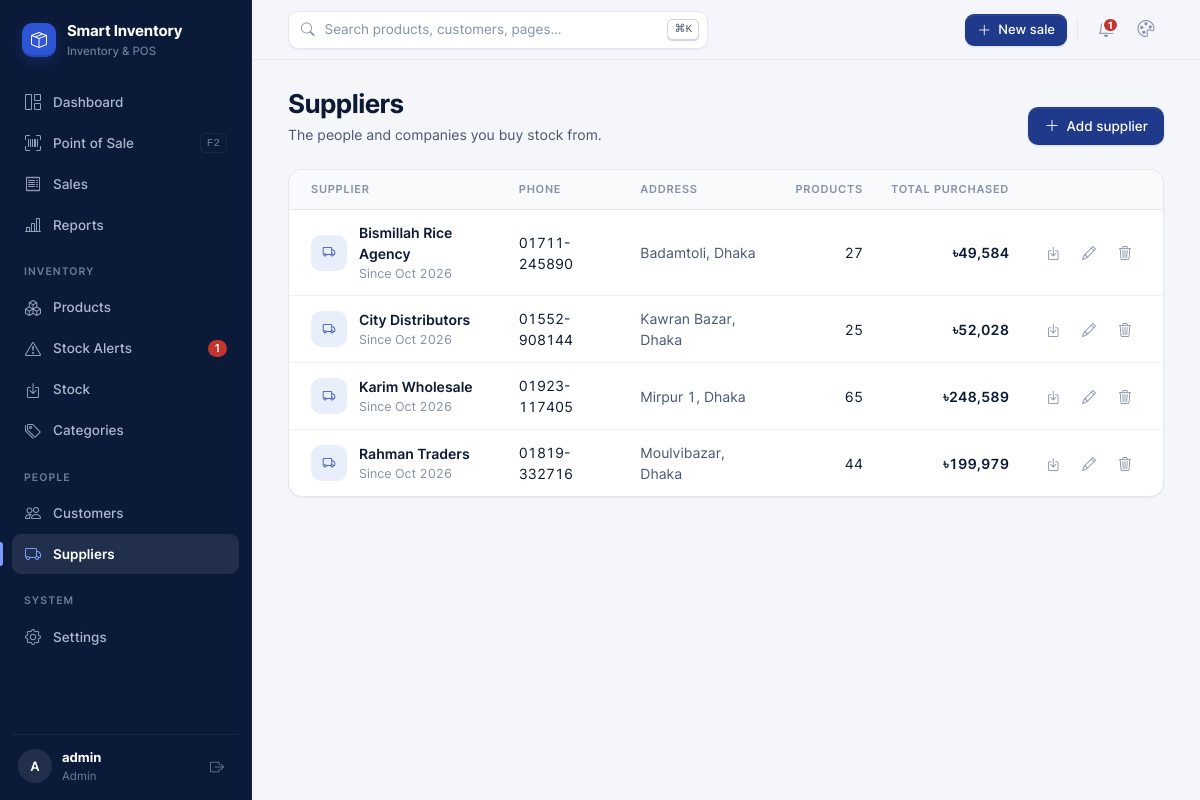
Page /suppliers/ (signed in) on the committed database.
### inventory/models.py (models this page shows, shortened)
class StoreSettings(models.Model):
    shop_name = models.CharField(max_length=120, default='Smart Inventory')
    address = models.CharField(max_length=255, blank=True)
    phone = models.CharField(max_length=40, blank=True)
    receipt_footer = models.CharField(max_length=255, default='Thank you for shopping with us!')
    default_low_stock = models.PositiveIntegerField('default low stock alert', default=5)
    reorder_cover_days = models.PositiveIntegerField(
        default=14, help_text='Reorder suggestions keep this many days of sales in stock.',
    )
    telegram_bot_token = models.CharField(max_length=120, blank=True)
    telegram_chat_id = models.CharField(max_length=60, blank=True)
    class Meta:
        verbose_name = 'store settings'
        verbose_name_plural = 'store settings'
    @classmethod
    def load(cls):
        obj, _ = cls.objects.get_or_create(pk=1)
        return obj

class Supplier(models.Model):
    name = models.CharField(max_length=150)
    phone = models.CharField(max_length=20, blank=True)
    address = models.CharField(max_length=255, blank=True)
    created_at = models.DateTimeField(auto_now_add=True)
    class Meta:
        ordering = ['name']

### inventory/views/people.py (the view)
# urls.py: path('suppliers/', views.supplier_list, name='supplier_list'),
@login_required
def supplier_list(request):
    purchases = (
        StockIn.objects.filter(supplier=OuterRef('pk'))
        .values('supplier')
        .annotate(total=Sum(ExpressionWrapper(F('unit_cost') * F('quantity'), output_field=MONEY)))
        .values('total')
    )
    suppliers = Supplier.objects.annotate(
        product_count=Count('products'),
        purchase_total=Subquery(purchases, output_field=MONEY),
    ).order_by('name')
    return render(request, 'inventory/supplier_list.html', {'suppliers': suppliers})

### inventory/context_processors.py (called while the page is built)
def nav_section(request):
    match = getattr(request, 'resolver_match', None)
    name = match.url_name if match else ''
    section = next((s for prefix, s in SECTIONS if name and name.startswith(prefix)), '')
    return {'nav_section': section}

def store(request):
    theme = request.COOKIES.get(THEME_COOKIE, 'navy')
    context = {
        'store': StoreSettings.load(),
        'theme': theme if theme in {t[0] for t in THEMES} else 'navy',
        'themes': THEMES,
    }
    if getattr(request, 'user', None) and request.user.is_authenticated:
        context['nav_low_stock'] = Product.objects.filter(quantity__lte=F('low_stock_threshold')).count()
    return context

### inventory/templatetags/ui.py (called while the page is built)
def _number(value):
    try:
        return Decimal(str(value if value is not None else 0))
    except (InvalidOperation, ValueError):
        return Decimal('0')

@register.filter
def money(value, places=2):
    amount = _number(value)
    text = f'{abs(amount):,.{int(places)}f}'
    return f'{"-" if amount < 0 else ""}৳{text}'

@register.filter
def money0(value):
    return money(value, 0)

### templates/inventory/supplier_list.html (shortened to what this page needs)
{% extends 'base.html' %}
{% load ui %}
{% block content %}
<div class="page-head">
  <div>
    <h1>Suppliers</h1>
    <p>The people and companies you buy stock from.</p>
  </div>
  <div class="actions">
    <a href="{% url 'supplier_create' %}" class="btn btn-primary"><i class="bi bi-plus-lg"></i> Add supplier</a>
  </div>
</div>
<div class="card">
  <div class="table-wrap">
    {% if suppliers %}
    <table class="table hover">
      <thead><tr><th>Supplier</th><th>Phone</th><th>Address</th><th class="text-right">Products</th><th class="text-right">Total purchased</th><th></th></tr></thead>
      <tbody>
        {% for s in suppliers %}
        <tr>
          <td>
            <div class="cell-with-thumb">
              <span class="thumb"><i class="bi bi-truck"></i></span>
              <div><div class="cell-title">{{ s.name }}</div><div class="cell-sub">Since {{ s.created_at|date:"M Y" }}</div></div>
            </div>
          </td>
          <td>{{ s.phone|default:"—" }}</td>
          <td class="text-2">{{ s.address|default:"—" }}</td>
          <td class="text-right">{{ s.product_count }}</td>
          <td class="text-right strong">{{ s.purchase_total|default:0|money0 }}</td>
          <td class="cell-actions">
            <a href="{% url 'stock' %}?tab=in" class="icon-btn" title="Receive stock" aria-label="Receive stock"><i class="bi bi-box-arrow-in-down"></i></a>
            <a href="{% url 'supplier_update' s.pk %}" class="icon-btn" title="Edit" aria-label="Edit"><i class="bi bi-pencil"></i></a>
            <a href="{% url 'supplier_delete' s.pk %}" class="icon-btn danger" title="Delete" aria-label="Delete"><i class="bi bi-trash3"></i></a>
          </td>
        </tr>
        {% endfor %}
      </tbody>
    </table>
    {% endif %}
  </div>
</div>
{% endblock %}

### templates/base.html (shortened to what this page needs)
{% load static %}
<!DOCTYPE html>
<html lang="en" data-theme="{{ theme }}">
<head>
  <link rel="stylesheet" href="{% static 'vendor/inter/inter.css' %}">
  <link rel="stylesheet" href="{% static 'vendor/bootstrap-icons/bootstrap-icons.min.css' %}">
  <link rel="stylesheet" href="{% static 'css/style.css' %}">
</head>
<body>
<div class="app">
  <aside class="sidebar" id="sidebar">
    <a href="{% url 'dashboard' %}" class="brand">
      <span class="brand-mark"><i class="bi bi-box-seam"></i></span>
      <span class="ellipsis">{{ store.shop_name }}<small>Inventory &amp; POS</small></span>
    </a>
    <nav class="nav">
      <a href="{% url 'dashboard' %}" class="{% if nav_section == 'dashboard' %}active{% endif %}"><i class="bi bi-grid-1x2"></i> Dashboard</a>
      <a href="{% url 'pos' %}" class="{% if nav_section == 'pos' %}active{% endif %}"><i class="bi bi-upc-scan"></i> Point of Sale <kbd class="kbd-hint">F2</kbd></a>
      <a href="{% url 'order_list' %}" class="{% if nav_section == 'sales' %}active{% endif %}"><i class="bi bi-receipt"></i> Sales</a>
      <a href="{% url 'report' %}" class="{% if nav_section == 'reports' %}active{% endif %}"><i class="bi bi-bar-chart-line"></i> Reports</a>
      <div class="nav-label">Inventory</div>
      <a href="{% url 'product_list' %}" class="{% if nav_section == 'products' %}active{% endif %}"><i class="bi bi-boxes"></i> Products</a>
      <a href="{% url 'alert_list' %}" class="{% if nav_section == 'alerts' %}active{% endif %}">
        <i class="bi bi-exclamation-triangle"></i> Stock Alerts
        {% if nav_low_stock %}<span class="count" title="{{ nav_low_stock }} low or out of stock">{{ nav_low_stock }}</span>{% endif %}
      </a>
      <a href="{% url 'stock' %}" class="{% if nav_section == 'stock' %}active{% endif %}"><i class="bi bi-box-arrow-in-down"></i> Stock</a>
      <a href="{% url 'category_list' %}" class="{% if nav_section == 'categories' %}active{% endif %}"><i class="bi bi-tags"></i> Categories</a>
      <div class="nav-label">People</div>
      <a href="{% url 'customer_list' %}" class="{% if nav_section == 'customers' %}active{% endif %}"><i class="bi bi-people"></i> Customers</a>
      <a href="{% url 'supplier_list' %}" class="{% if nav_section == 'suppliers' %}active{% endif %}"><i class="bi bi-truck"></i> Suppliers</a>
      <div class="nav-label">System</div>
      <a href="{% url 'settings' %}" class="{% if nav_section == 'settings' %}active{% endif %}"><i class="bi bi-gear"></i> Settings</a>
    </nav>
    <div class="sidebar-footer">
      <a href="{% url 'settings' %}?tab=account" class="avatar" title="My account">{{ request.user.get_full_name|default:request.user.username|slice:":1" }}</a>
      <div class="who">
        <strong class="ellipsis">{{ request.user.get_full_name|default:request.user.username }}</strong>
        <span>{% if request.user.is_superuser %}Admin{% else %}Staff{% endif %}</span>
      </div>
      <form method="post" action="{% url 'logout' %}">
        <button type="submit" class="icon-btn" title="Sign out" aria-label="Sign out"><i class="bi bi-box-arrow-right"></i></button>
      </form>
    </div>
  </aside>
  <main class="main">
    <header class="topbar">
      <button type="button" class="search-trigger" data-cmdk aria-label="Search">
        <i class="bi bi-search"></i>
        <span>Search products, customers, pages…</span>
        <kbd>⌘K</kbd>
      </button>
      <div class="topbar-actions">
        <a href="{% url 'pos' %}" class="btn btn-primary btn-sm hide-sm"><i class="bi bi-plus-lg"></i> New sale</a>
        <a href="{% url 'alert_list' %}" class="icon-btn" title="Stock alerts" aria-label="Stock alerts">
          {% if nav_low_stock %}<span class="dot-badge">{{ nav_low_stock }}</span>{% endif %}
        </a>
        <div class="menu" id="themeMenu">
          <button type="button" class="icon-btn" data-menu-toggle title="Theme" aria-label="Change theme" aria-haspopup="true">
            <i class="bi {% if theme == 'midnight' %}bi-moon-stars{% else %}bi-palette{% endif %}"></i>
          </button>
        </div>
      </div>
    </header>
    <div class="content">
      <div class="container">
        {% block content %}{% endblock %}
      </div>
    </div>
  </main>
</div>
</body>
</html>

### rows in the picture
StoreSettings: shop_name "Smart Inventory"
Supplier: name "Bismillah Rice Agency", created_at "Oct 2026", phone "01711-245890", address "Badamtoli, Dhaka", product_count "27", purchase_total "৳49,584"
Supplier: name "City Distributors", created_at "Oct 2026", phone "01552-908144", address "Kawran Bazar, Dhaka", product_count "25", purchase_total "৳52,028"
Supplier: name "Karim Wholesale", created_at "Oct 2026", phone "01923-117405", address "Mirpur 1, Dhaka", product_count "65", purchase_total "৳248,589"
Supplier: name "Rahman Traders", created_at "Oct 2026", phone "01819-332716", address "Moulvibazar, Dhaka", product_count "44", purchase_total "৳199,979"

### other values in the picture
{{ nav_low_stock }} "1"
{{ request.user.get_full_name|default:request.user.username|slice:":1" }} "A"
{{ request.user.get_full_name|default:request.user.username }} "admin"
